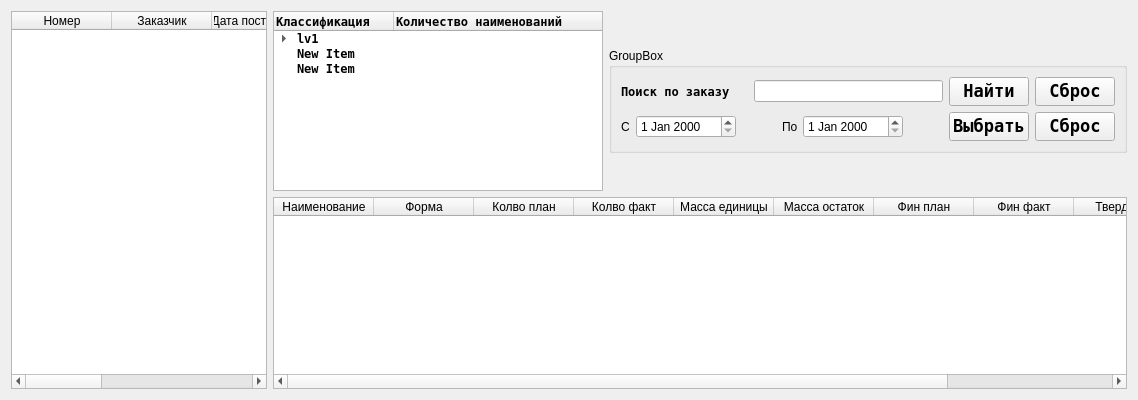
      <widget class="QWidget" name="tab_ord">
       <attribute name="title">
        <string>Заказы</string>
       </attribute>
       <layout class="QHBoxLayout" name="horizontalLayout">
        <item>
         <widget class="QTableWidget" name="table_ord">
          <column>
           <property name="text">
            <string>Номер</string>
           </property>
          </column>
          <column>
           <property name="text">
            <string>Заказчик</string>
           </property>
          </column>
          <column>
           <property name="text">
            <string>Дата поступления</string>
           </property>
          </column>
          <column>
           <property name="text">
            <string>Дата окончания</string>
           </property>
          </column>
          <column>
           <property name="text">
            <string>Сумма</string>
           </property>
          </column>
          <column>
           <property name="text">
            <string>Информация</string>
           </property>
          </column>
         </widget>
        </item>
        <item>
         <layout class="QVBoxLayout" name="layout_left_ord">
          <item>
           <layout class="QHBoxLayout" name="lay_menu_ord">
            <item>
             <widget class="QTreeWidget" name="tree_ord">
              <property name="sizePolicy">
               <sizepolicy hsizetype="Maximum" vsizetype="Maximum">
                <horstretch>0</horstretch>
                <verstretch>0</verstretch>
               </sizepolicy>
              </property>
              <property name="minimumSize">
               <size>
                <width>330</width>
                <height>180</height>
               </size>
              </property>
              <property name="font">
               <font>
                <family>Andale Mono</family>
                <weight>75</weight>
                <bold>true</bold>
               </font>
              </property>
              <attribute name="headerDefaultSectionSize">
               <number>120</number>
              </attribute>
              <column>
               <property name="text">
                <string notr="true">Классификация</string>
               </property>
              </column>
              <column>
               <property name="text">
                <string>Количество наименований</string>
               </property>
              </column>
              <item>
               <property name="text">
                <string>lv1</string>
               </property>
               <item>
                <property name="text">
                 <string>lv2</string>
                </property>
               </item>
              </item>
              <item>
               <property name="text">
                <string>New Item</string>
               </property>
              </item>
              <item>
               <property name="text">
                <string>New Item</string>
               </property>
              </item>
             </widget>
            </item>
            <item>
             <widget class="QGroupBox" name="box_serch_ord">
              <property name="sizePolicy">
               <sizepolicy hsizetype="Preferred" vsizetype="Maximum">
                <horstretch>0</horstretch>
                <verstretch>0</verstretch>
               </sizepolicy>
              </property>
              <property name="title">
               <string>GroupBox</string>
              </property>
              <layout class="QVBoxLayout" name="verticalLayout_6">
               <item>
                <layout class="QHBoxLayout" name="lay_nomber_serch_ord">
                 <item>
                  <widget class="QLabel" name="label_nomber_serch_ord">
                   <property name="font">
                    <font>
                     <family>Andale Mono</family>
                     <weight>75</weight>
                     <bold>true</bold>
                    </font>
                   </property>
                   <property name="text">
                    <string>Поиск по заказу</string>
                   </property>
                  </widget>
                 </item>
                 <item>
                  <spacer name="hspacer_nomber_serch_ord">
                   <property name="orientation">
                    <enum>Qt::Horizontal</enum>
                   </property>
                   <property name="sizeType">
                    <enum>QSizePolicy::Fixed</enum>
                   </property>
                   <property name="sizeHint" stdset="0">
                    <size>
                     <width>18</width>
                     <height>20</height>
                    </size>
                   </property>
                  </spacer>
                 </item>
                 <item>
                  <widget class="QLineEdit" name="lineedit_nomber_serch_ord"/>
                 </item>
                 <item>
                  <widget class="QPushButton" name="pushbutton_ok_nomber_serch_ord">
                   <property name="font">
                    <font>
                     <family>Andale Mono</family>
                     <pointsize>13</pointsize>
                     <weight>75</weight>
                     <bold>true</bold>
                    </font>
                   </property>
                   <property name="text">
                    <string>Найти</string>
                   </property>
                  </widget>
                 </item>
                 <item>
                  <widget class="QPushButton" name="pushbutton_cancel_nomber_serch_ord">
                   <property name="font">
                    <font>
                     <family>Andale Mono</family>
                     <pointsize>13</pointsize>
                     <weight>75</weight>
                     <bold>true</bold>
                    </font>
                   </property>
                   <property name="text">
                    <string>Сброс</string>
                   </property>
                  </widget>
                 </item>
                </layout>
               </item>
               <item>
                <layout class="QHBoxLayout" name="lay_date_serch_ord">
                 <item>
                  <widget class="QLabel" name="label1_data_serch_ord">
                   <property name="maximumSize">
                    <size>
                     <width>9</width>
                     <height>16777215</height>
                    </size>
                   </property>
                   <property name="text">
                    <string>С:</string>
                   </property>
                  </widget>
                 </item>
                 <item>
                  <widget class="QDateEdit" name="dateedit_start_serch_ord">
                   <property name="minimumSize">
                    <size>
                     <width>100</width>
                     <height>0</height>
                    </size>
                   </property>
                  </widget>
                 </item>
                 <item>
                  <spacer name="hspacer2__data_serch_ord">
                   <property name="orientation">
                    <enum>Qt::Horizontal</enum>
                   </property>
                   <property name="sizeType">
                    <enum>QSizePolicy::Fixed</enum>
                   </property>
                   <property name="sizeHint" stdset="0">
                    <size>
                     <width>40</width>
                     <height>20</height>
                    </size>
                   </property>
                  </spacer>
                 </item>
                 <item>
                  <widget class="QLabel" name="label2_data_serch_ord">
                   <property name="maximumSize">
                    <size>
                     <width>15</width>
                     <height>16777215</height>
                    </size>
                   </property>
                   <property name="text">
                    <string>По:</string>
                   </property>
                  </widget>
                 </item>
                 <item>
                  <widget class="QDateEdit" name="dateedit_finish_serch_ord">
                   <property name="sizePolicy">
                    <sizepolicy hsizetype="Minimum" vsizetype="Fixed">
                     <horstretch>0</horstretch>
                     <verstretch>0</verstretch>
                    </sizepolicy>
                   </property>
                   <property name="minimumSize">
                    <size>
                     <width>100</width>
                     <height>0</height>
                    </size>
                   </property>
                  </widget>
                 </item>
                 <item>
                  <spacer name="hspacer1_data_serch_ord">
                   <property name="orientation">
                    <enum>Qt::Horizontal</enum>
                   </property>
                   <property name="sizeType">
                    <enum>QSizePolicy::Fixed</enum>
                   </property>
                   <property name="sizeHint" stdset="0">
                    <size>
                     <width>40</width>
                     <height>20</height>
                    </size>
                   </property>
                  </spacer>
                 </item>
                 <item>
                  <widget class="QPushButton" name="pushbutton_ok_data_serch_ord">
                   <property name="font">
                    <font>
                     <family>Andale Mono</family>
                     <pointsize>13</pointsize>
                     <weight>75</weight>
                     <bold>true</bold>
                    </font>
                   </property>
                   <property name="text">
                    <string>Выбрать</string>
                   </property>
                  </widget>
                 </item>
                 <item>
                  <widget class="QPushButton" name="pushbutton_cancel_data_serch_ord">
                   <property name="font">
                    <font>
                     <family>Andale Mono</family>
                     <pointsize>13</pointsize>
                     <weight>75</weight>
                     <bold>true</bold>
                    </font>
                   </property>
                   <property name="text">
                    <string>Сброс</string>
                   </property>
                  </widget>
                 </item>
                </layout>
               </item>
              </layout>
             </widget>
            </item>
           </layout>
          </item>
          <item>
           <widget class="QTableWidget" name="table_value_menu_ord">
            <column>
             <property name="text">
              <string>Наименование</string>
             </property>
            </column>
            <column>
             <property name="text">
              <string>Форма</string>
             </property>
            </column>
            <column>
             <property name="text">
              <string>Колво план</string>
             </property>
            </column>
            <column>
             <property name="text">
              <string>Колво факт</string>
             </property>
            </column>
            <column>
             <property name="text">
              <string>Масса единицы</string>
             </property>
            </column>
            <column>
             <property name="text">
              <string>Масса остаток</string>
             </property>
            </column>
            <column>
             <property name="text">
              <string>Фин план</string>
             </property>
            </column>
            <column>
             <property name="text">
              <string>Фин факт</string>
             </property>
            </column>
            <column>
             <property name="text">
              <string>Твердость</string>
             </property>
            </column>
            <column>
             <property name="text">
              <string>Описание</string>
             </property>
            </column>
           </widget>
          </item>
         </layout>
        </item>
       </layout>
      </widget>
